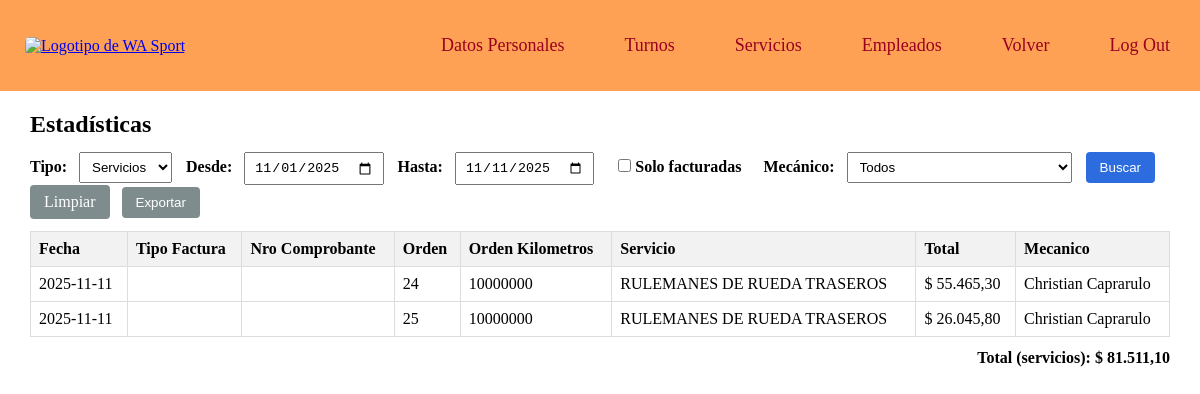
Page /estadisticas.php (signed in) on the committed database.
### tables this page shows
CREATE TABLE `ordenes` (
  `orden_numero` int(11) NOT NULL,
  `orden_fecha` varchar(255) NOT NULL,
  `vehiculo_patente` varchar(10) NOT NULL,
  `orden_costo` decimal(8,2) DEFAULT NULL
);

### estadisticas.php (the view, shortened to what this page needs)
<?php
require_once 'conexion_base.php';
function e($s){ return htmlspecialchars((string)$s, ENT_QUOTES, 'UTF-8'); }
function nfmt($n){ return number_format((float)$n, 2, ',', '.'); }
function money($n){ return '$ '.nfmt($n); }
function filtros_from_request() {
    $tipo   = isset($_REQUEST['tipo'])  ? strtolower(trim($_REQUEST['tipo']))  : 'servicios';
    $desde  = isset($_REQUEST['desde']) ? trim($_REQUEST['desde']) : '';
    $hasta  = isset($_REQUEST['hasta']) ? trim($_REQUEST['hasta']) : '';
    $solo   = isset($_REQUEST['solo_facturadas']) ? 1 : 0;
    $mec    = isset($_REQUEST['mecanico']) ? trim($_REQUEST['mecanico']) : '';
    if ($desde === '') { $desde = date('Y-m-01'); }
    if ($hasta === '') { $hasta = date('Y-m-d'); }
    return [$tipo,$desde,$hasta,$solo,$mec];
}
function validar_fechas($desde,$hasta){
    $errs = [];
    return $errs;
}
function obtener_estadisticas(PDO $db, $tipo, $desde, $hasta, $solo_facturadas, $mecDni=''){
    if ($tipo === 'servicios') {
        $sql = "
        SELECT
            o.orden_fecha                                                             AS fecha,
            f.tipo                                                                    AS tipo_factura,
            f.nro_comprobante                                                         AS nro_comprobante,
            o.orden_numero                                                            AS orden,
            ot.orden_kilometros                                                       AS orden_kilometros,
            s.servicio_nombre                                                         AS servicio,
            COALESCE(
                f.total,
                ot.costo_ajustado + COALESCE((
                    SELECT SUM(op.cantidad*op.precio_unitario)
                    FROM orden_productos op WHERE op.orden_numero = o.orden_numero
                ),0)
            )                                                                         AS total,
            em.empleado_nombre                                                        AS mecanico
        FROM ordenes o
        JOIN orden_trabajo ot ON ot.orden_numero = o.orden_numero
        JOIN servicios s      ON s.servicio_codigo = ot.servicio_codigo
        LEFT JOIN facturas f  ON f.orden_numero = o.orden_numero
                             AND f.servicio_codigo = ot.servicio_codigo
        LEFT JOIN empleados em ON em.empleado_DNI = ot.mecanico_DNI
        WHERE o.orden_fecha BETWEEN :d AND :h
          AND ot.orden_estado = 1
        ";
        $sql .= " ORDER BY o.orden_fecha ASC, o.orden_numero ASC";
        $params = [':d'=>$desde, ':h'=>$hasta];
        $st = $db->prepare($sql);
        $st->execute($params);
        $rows = $st->fetchAll(PDO::FETCH_ASSOC);
        $cols = ['fecha','tipo_factura','nro_comprobante','orden','orden_kilometros','servicio','total','mecanico'];
        $totalGeneral = 0.0;
        foreach($rows as $r){ $totalGeneral += (float)$r['total']; }
        return [$rows,$cols,$totalGeneral];
    }
}
list($tipo,$desde,$hasta,$solo,$mec) = filtros_from_request();
require_once 'nav_gerente.php';
list($tipo,$desde,$hasta,$solo,$mec) = filtros_from_request();
$errores = validar_fechas($desde,$hasta);
$rows=[]; $cols=[]; $totalGeneral=0.0;
if (!$errores) {
    list($rows,$cols,$totalGeneral) = obtener_estadisticas($conexion,$tipo,$desde,$hasta,$solo,$mec);
}
?>
<!DOCTYPE html>
<html lang="es">
<head>
</head>
<body>
<div class="container">
    <h2>Estadísticas</h2>
    <form class="filtros" method="get" action="estadisticas.php">
        <label for="tipo">Tipo:</label>
        <select name="tipo" id="tipo">
            <option value="servicios" <?= $tipo==='servicios'?'selected':'' ?>>Servicios</option>
        </select>
        <label for="desde">Desde:</label>
        <input type="date" id="desde" name="desde" value="<?= e($desde) ?>">
        <label for="hasta">Hasta:</label>
        <input type="date" id="hasta" name="hasta" value="<?= e($hasta) ?>">
        <label style="margin-left:10px;">
            <input type="checkbox" name="solo_facturadas" value="1" <?= $solo?'checked':'' ?>>
            Solo facturadas
        </label>
        <label for="mecanico" style="margin-left:10px;">Mecánico:</label>
        <select name="mecanico" id="mecanico">
            <option value="">Todos</option>
        </select>
        <button class="btn btn-primario" type="submit" name="buscar" value="1">Buscar</button>
        <a class="btn btn-neutro" href="estadisticas.php">Limpiar</a>
        <button class="btn btn-neutro" type="button" onclick="abrirExport()">Exportar</button>
    </form>
    <table class="table">
        <thead>
        <tr>
            <?php foreach($cols as $c): ?>
                <th><?= e(ucwords(str_replace('_',' ',$c))) ?></th>
            <?php endforeach; ?>
        </tr>
        </thead>
        <tbody>
        <?php if (!$rows): ?>
            <tr><td colspan="<?= max(1,count($cols)) ?>"><em>No hay datos para el criterio seleccionado.</em></td></tr>
        <?php else: foreach($rows as $r): ?>
            <tr>
                <?php foreach($cols as $c):
                    $val = $r[$c] ?? '';
                    if ($tipo==='servicios' && $c==='total') $val = money($val);
                    $cls = in_array($c,['cantidad','precio_unitario','importe','total'])?'right':'';
                ?>
                    <td class="<?= $cls ?>"><?= e((string)$val) ?></td>
                <?php endforeach; ?>
            </tr>
        <?php endforeach; endif; ?>
        </tbody>
    </table>
    <div class="totalbox">
        Total <?= ($tipo==='servicios'?'(servicios)':'(ventas)') ?>: <?= money($totalGeneral) ?>
    </div>
</div>
</body>
</html>

### estilopagina.css (style rules this page uses)
* { margin: 0; padding: 0; box-sizing: border-box; }
html, body { width: 100%; height: 100%; }

### estadisticas.php (style rules this page uses)
.container { width:95%;margin:20px auto; }
h2 { margin:8px 0 14px; }
.filtros label { margin-right:8px;font-weight:600; }
.filtros input[type="date"], .filtros select { padding:6px 8px;margin-right:10px; }
.btn { display:inline-block;padding:8px 14px;margin-right:8px;border:none;border-radius:4px;cursor:pointer;text-decoration:none; }
.btn-primario { background:#2d6cdf;color:#fff; }
.btn-neutro { background:#7f8c8d;color:#fff; }
.table { width:100%;border-collapse:collapse;background:#fff;margin-top:12px; }
.table th,.table td { border:1px solid #ddd;padding:8px;text-align:left;vertical-align:middle; }
.table th { background:#f2f2f2; }
.right { text-align:right; }
.totalbox { margin-top:12px;font-weight:700;text-align:right; }

### rows in the picture
ordenes: orden_fecha "2025-11-11", orden_numero "24", val "10000000", val "RULEMANES DE RUEDA TRASEROS", val "$ 55.465,30", val "Christian Caprarulo"
ordenes: orden_fecha "2025-11-11", orden_numero "25", val "10000000", val "RULEMANES DE RUEDA TRASEROS", val "$ 26.045,80", val "Christian Caprarulo"

### other values in the picture
str_replace('_',' ',$c) "Fecha"
str_replace('_',' ',$c) "Tipo Factura"
str_replace('_',' ',$c) "Nro Comprobante"
str_replace('_',' ',$c) "Orden"
str_replace('_',' ',$c) "Orden Kilometros"
str_replace('_',' ',$c) "Servicio"
str_replace('_',' ',$c) "Total"
str_replace('_',' ',$c) "Mecanico"
money($totalGeneral) "$ 81.511,10"
